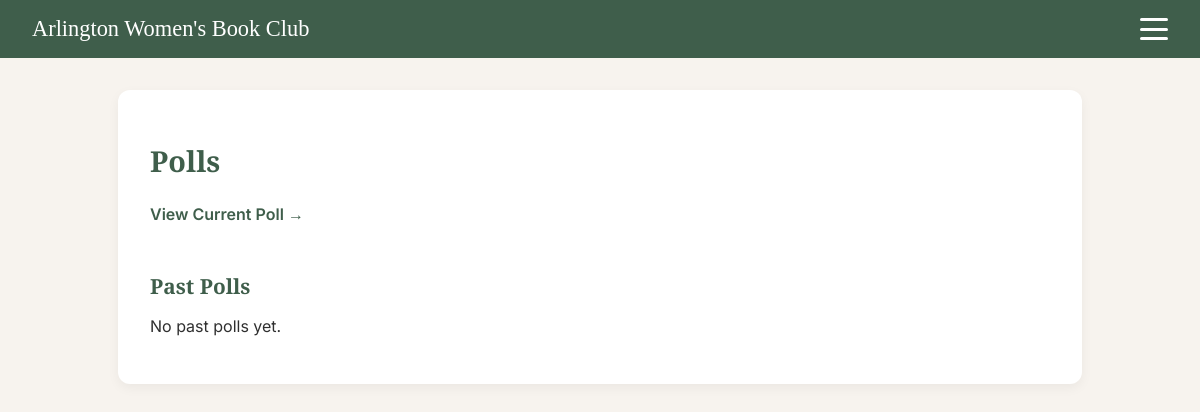
/polls/, run on an earlier commit of the app's database.
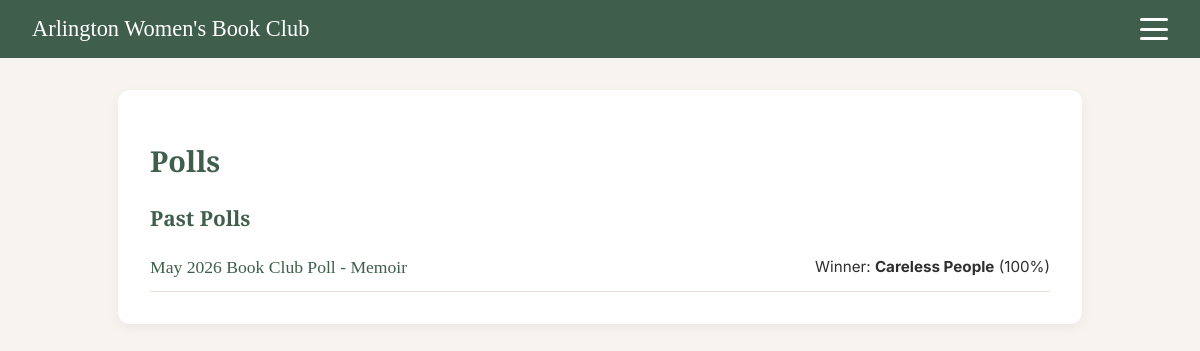
And on a later commit of the database.
### core/models.py (models this page shows, shortened)
class Poll(models.Model):
    MONTH_CHOICES = [
        (1, "January"), (2, "February"), (3, "March"), (4, "April"),
        (5, "May"), (6, "June"), (7, "July"), (8, "August"),
        (9, "September"), (10, "October"), (11, "November"), (12, "December"),
    ]
    month = models.PositiveSmallIntegerField(choices=MONTH_CHOICES)
    year = models.PositiveSmallIntegerField()
    genre = models.CharField(max_length=100, blank=True)
    question = models.CharField(max_length=255, editable=False)
    description = models.TextField(blank=True)
    created_by = models.ForeignKey(
        settings.AUTH_USER_MODEL,
        on_delete=models.SET_NULL,
        null=True,
        blank=True
    )
    created_at = models.DateTimeField(auto_now_add=True)
    closes_at = models.DateTimeField(null=True, blank=True)
    is_closed = models.BooleanField(default=False)
    def total_votes(self):
        return self.votes.count()
    def votes_for_option(self, option):
        return self.votes.filter(option=option).count()
    def percentage_for_option(self, option):
        total = self.total_votes()
        if total == 0:
            return 0
        return round((self.votes_for_option(option) / total) * 100)
    def winner(self):
        options = self.options.all()
        if not options:
            return None
        return max(options, key=lambda o: o.votes.count())
    def winner_percentage(self):
        if not self.winner():
            return 0
        return self.percentage_for_option(self.winner())

class PollOption(models.Model):
    poll = models.ForeignKey(Poll, related_name="options", on_delete=models.CASCADE)
    book = models.ForeignKey(Book, on_delete=models.CASCADE)

class Book(models.Model):
    title = models.CharField(max_length=255)
    author = models.CharField(max_length=255, blank=True)
    cover_image_url = models.URLField(blank=True)
    goodreads_url = models.URLField(blank=True)
    publication_year = models.PositiveSmallIntegerField(null=True, blank=True)
    notes = models.TextField(blank=True)

### core/views.py (the view)
# urls.py: path("polls/", views.poll_list, name="poll_list"),
def poll_list(request):
    current_poll = Poll.objects.filter(is_closed=False).order_by('-id').first()
    if current_poll:
        past_polls = Poll.objects.exclude(id=current_poll.id).order_by('-id')
    else:
        past_polls = Poll.objects.all().order_by('-id')
    return render(request, "core/poll_list.html", {
        "current_poll": current_poll,
        "past_polls": past_polls,
    })

### core/templates/core/poll_list.html
{% extends "core/base.html" %}
{% block content %}
<div class="poll-section">
    <h1 class="poll-title">Polls</h1>
    {% if current_poll %}
        <a href="/" class="current-poll-link">View Current Poll →</a>
    {% endif %}
    <h2 class="section-title">Past Polls</h2>
    {% for poll in past_polls %}
        {% if not poll.is_active %}
            <div class="poll-row">
                <a href="{% url 'poll_detail' poll.id %}" class="poll-name">
                    {{ poll.question }}
                </a>
                <div class="poll-winner">
                    Winner: <strong>{{ poll.winner.book.title }}</strong>
                    ({{ poll.winner_percentage }}%)
                </div>
            </div>
        {% endif %}
    {% empty %}
        <p>No past polls yet.</p>
    {% endfor %}
</div>
{% endblock %}

What changed in the data, as far as the page shows it:
now on this page (row edited): Poll: question "May 2026 Book Club Poll - Memoir", winner.book "Careless People", winner_percentage "100"
Also different on the page:
text no longer shown: "View Current Poll → No past polls yet."
